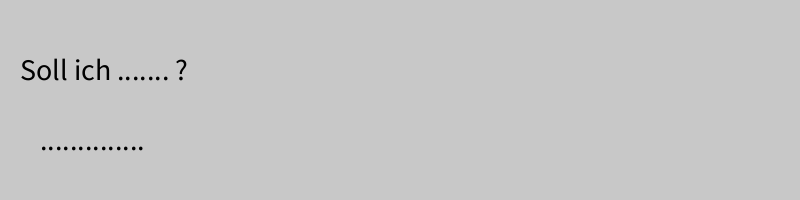
Frame 1 (no input)
Frame 60 (the mouse pressed at the canvas centre just before this capture): identical to frame 1, image omitted
Frame 120 (the mouse held since frame 60 and released just before this capture): identical to frame 1, image omitted

The Processing sketch that drew this single still picture (run headless with seeded random() and noise(); from frame 60 on, the mouse is pressed at the canvas centre):

// Processing sketch: Orakelprogramm
// ── Orakelprogramm.pde
Orakel o;
String spruch;

void setup()
{
  o = new Orakel();
  size(800,200);
  textSize(30);
  fill(0);
  spruch = "..............";
}

void draw()
{
  background(200);
  text("Soll ich ....... ?",20,80);
  text(spruch,40,150);  
}

void mouseClicked()
{
  spruch = o.neuerSpruch();
}

// ── Orakel.pde
class Orakel
{
    String[] sprueche; 

    Orakel()
    {
       sprueche = new String[5];
       spruecheEintragen();
    }

    void spruecheEintragen()
    {
       sprueche[0] = "Lieber nicht!";
       sprueche[1] = "Mach nur!";
       sprueche[2] = "Auf jeden Fall!";
       sprueche[3] = "Nein! Tu das nicht!";
       sprueche[4] = "Wenn du meinst?";
    }
 
    String neuerSpruch()
    {
       // Erzeuge eine Zufallszahl zwischen 0 und 5:
       // Gib diesen Spruch zurueck!
       return sprueche[0];
    }
}
